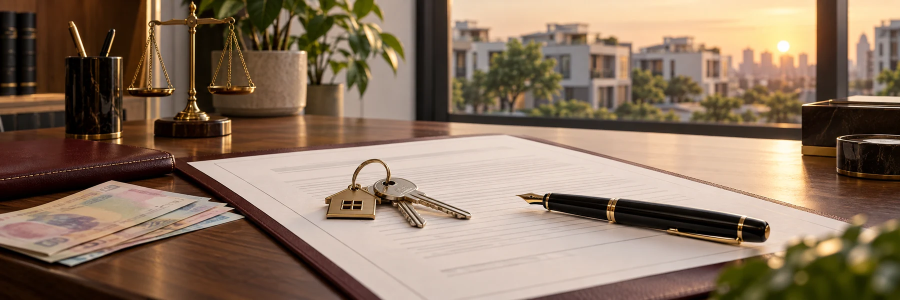
#> input picture assets/img/bai-viet/dat-coc-mua-ban-nha-dat.webp, 1800 x 600 px (shown at 1/2 size); its folder holds only this picture in this run
$ python -i images.py   (imports and definitions only)
#> lines starting #> are read from the running program, lines starting #| are printed output that depends on the picture
# -*- coding: utf-8 -*-
"""Sinh toàn bộ hình ảnh lúc build (thay cho tools/make_images.py cũ).

Nguồn (sửa trong CMS → Cài đặt chung → Ảnh thương hiệu):
    content/anh-thuong-hieu/logo-lsn.webp   Logo, nền trong suốt
    content/anh-thuong-hieu/van-phong.webp  Luật sư tại văn phòng
    content/anh-thuong-hieu/phien-toa.webp  Luật sư tại phiên tòa (ảnh thẻ và ảnh tròn cắt theo "Vị trí khuôn mặt")

Kết quả trong dist/assets/img/:
    logo-lsn[-108].webp, favicon-32.png, icon-192.png, icon-512.png, apple-touch-icon.png
    luat-su-van-phong[-480|-640].avif/.webp, luat-su-phien-toa[-480|-640].avif/.webp
    luat-su-chan-dung.avif/.webp (thẻ "Luật sư phụ trách"), luat-su-avatar.webp (ảnh tròn)
    og-image.jpg, og/<loại>-<đường-dẫn>.jpg  Ảnh chia sẻ 1200×630 tự tạo từ tiêu đề
Ảnh tải lên (assets/uploads/) được chép kèm các bản thu nhỏ -480/-960/-1600.webp.

Mọi ảnh được lưu đệm trong .cache/ theo mã băm của nguồn: build sau chỉ sinh lại ảnh có thay đổi.
"""
import hashlib
import io
import json
import os
import shutil
import unicodedata

from PIL import Image, ImageDraw, ImageEnhance, ImageFilter, ImageFont, ImageOps

ROOT = os.path.dirname(os.path.dirname(os.path.abspath(__file__)))
CACHE = os.path.join(ROOT, ".cache", "img")
VERSION = "2"  # tăng khi đổi thuật toán xử lý ảnh để bỏ ảnh lưu đệm cũ

# Bảng màu chung với assets/css/style.css
CREAM, PAPER, RED, INK, TEXT, GOLD = (248, 242, 232), (255, 253, 249), (181, 0, 11), (43, 29, 33), (84, 74, 77), (180, 135, 74)
PHOTO_WIDTHS = (480, 640, None)   # khớp srcset trong build
UPLOAD_WIDTHS = (480, 960, 1600)
# Lĩnh vực gắn với tố tụng dùng ảnh tại phiên tòa cho ảnh chia sẻ, còn lại dùng ảnh văn phòng
COURT = {"hinh-su", "tranh-tung-giai-quyet-tranh-chap", "dan-su", "hon-nhan-gia-dinh"}


# [11 lines left out: function _hash, not called in this run]


def _src(path):
    return os.path.join(ROOT, path.lstrip("/"))


# ---------------------------------------------------------------------------
# Xử lý ảnh
# ---------------------------------------------------------------------------
def photo(path):
    """Ảnh điện thoại: cân sáng nhẹ, ấm hơn một chút, làm nét vừa phải. Giữ vẻ tự nhiên."""
    im = Image.open(path).convert("RGB")
#> im is the input picture: PIL image 1800x600 RGB; mean R, G, B 138, 115.6, 95.8
    im = ImageOps.autocontrast(im, cutoff=0.4, preserve_tone=True)
    r, g, b = im.split()
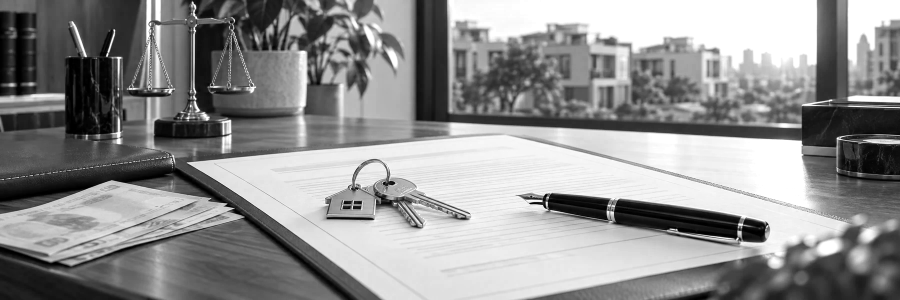
#> r: PIL image 1800x600 L (shown at 1/2 size); min 0, max 255, mean 143.8
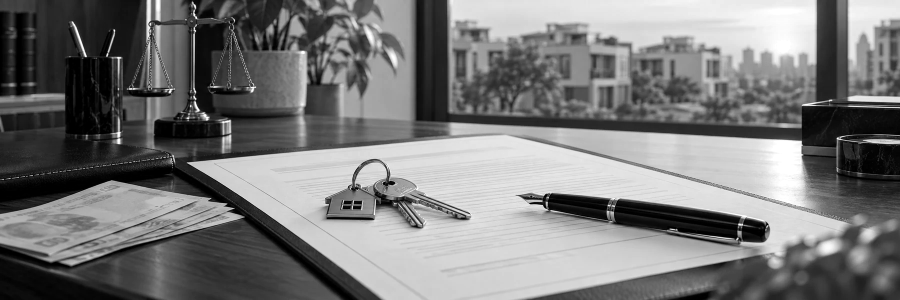
#> g: PIL image 1800x600 L (shown at 1/2 size); min 0, max 255, mean 120.8
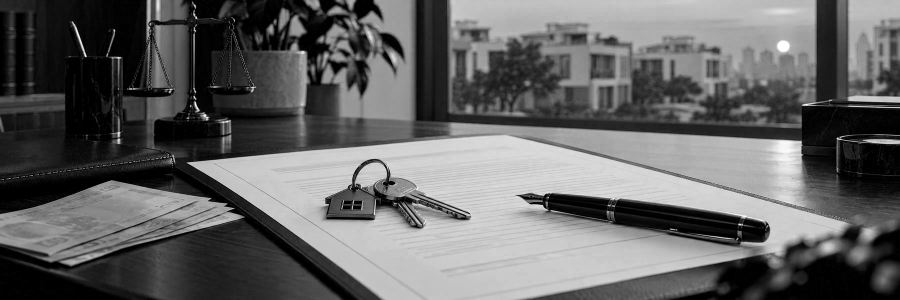
#> b: PIL image 1800x600 L (shown at 1/2 size); min 0, max 255, mean 99.9
    im = Image.merge("RGB", (r.point(lambda v: min(255, v * 1.012)), g, b.point(lambda v: v * 0.985)))
    im = ImageEnhance.Color(im).enhance(1.04)
    return im.filter(ImageFilter.UnsharpMask(radius=1.2, percent=45, threshold=3))


# [51 lines left out: functions save_webp, save_avif, square, fit, _clamp, court_boxes and 1 more, not called in this run]


_FONTS = {}


# [72 lines left out: functions font, wrap, og_card, not called in this run]


# ---------------------------------------------------------------------------
# Bước build
# ---------------------------------------------------------------------------
class Images:
    # [127 lines left out: functions __init__, _cached, _load, brand, og, og_from_file and 2 more, not called in this run]

>>> result = photo('../assets/img/bai-viet/dat-coc-mua-ban-nha-dat.webp')

$ run again, on assets/img/bai-viet/ly-hon-don-phuong.webp
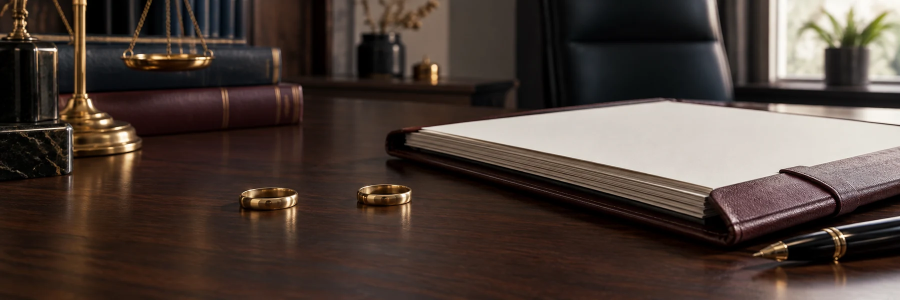
#> input picture assets/img/bai-viet/ly-hon-don-phuong.webp, 1800 x 600 px (shown at 1/2 size)
#> in photo, im is the input picture: PIL image 1800x600 RGB; mean R, G, B 76.3, 63.2, 56.3
#> in photo, `r, g, b = im.split()`:
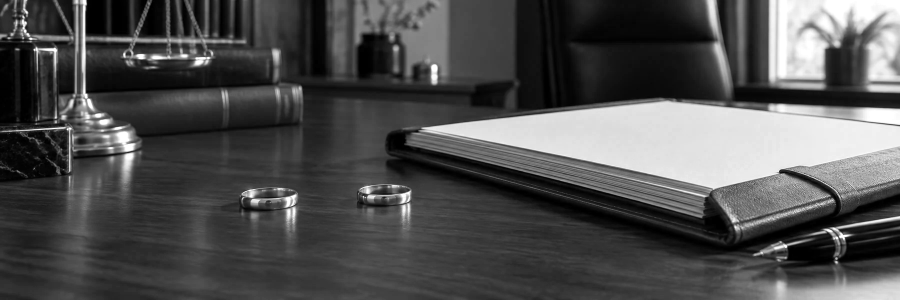
#> r: PIL image 1800x600 L (shown at 1/2 size); min 0, max 255, mean 79.2
#> in photo, `r, g, b = im.split()`:
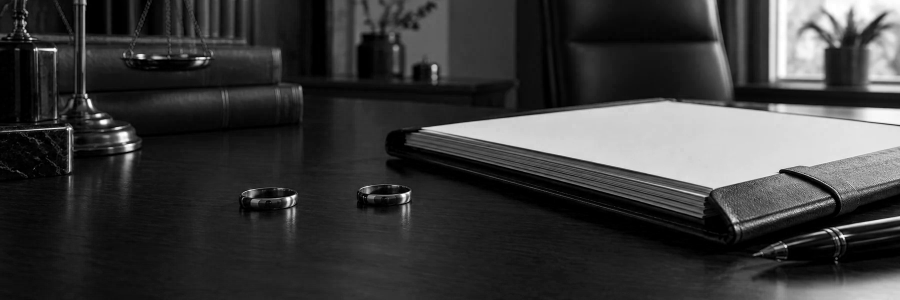
#> b: PIL image 1800x600 L (shown at 1/2 size); min 0, max 255, mean 58.4

$ run again, on assets/img/bai-viet/thoi-hieu-chia-di-san-thua-ke.webp
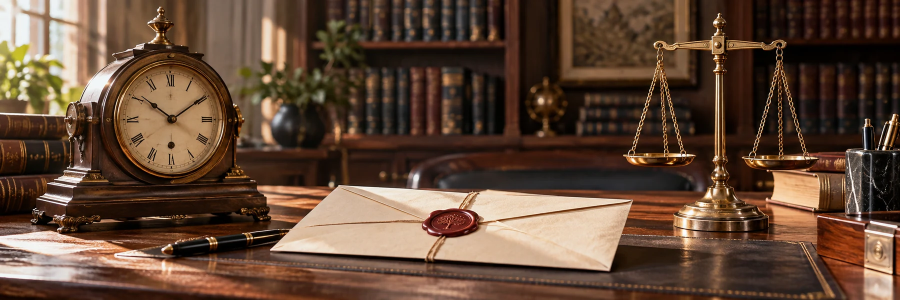
#> input picture assets/img/bai-viet/thoi-hieu-chia-di-san-thua-ke.webp, 1800 x 600 px (shown at 1/2 size)
#> in photo, im is the input picture: PIL image 1800x600 RGB; mean R, G, B 97.4, 72.1, 54.7
#> in photo, `r, g, b = im.split()`:
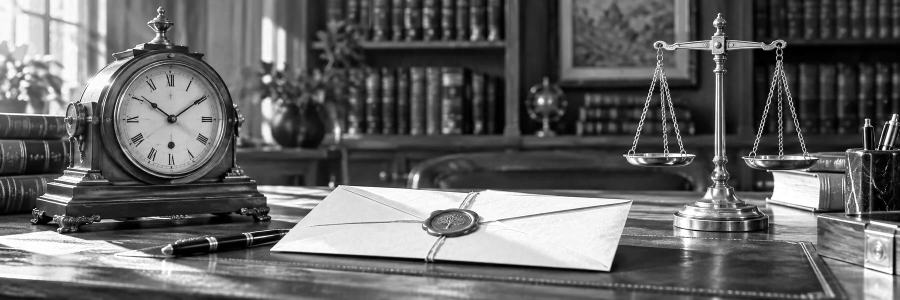
#> r: PIL image 1800x600 L (shown at 1/2 size); min 0, max 255, mean 100.6
#> in photo, `r, g, b = im.split()`:
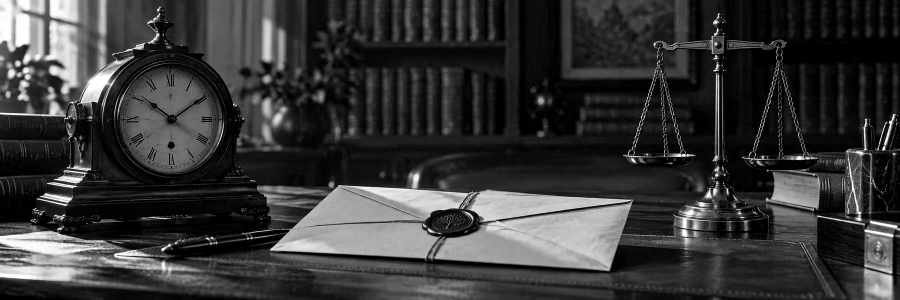
#> b: PIL image 1800x600 L (shown at 1/2 size); min 0, max 255, mean 56
